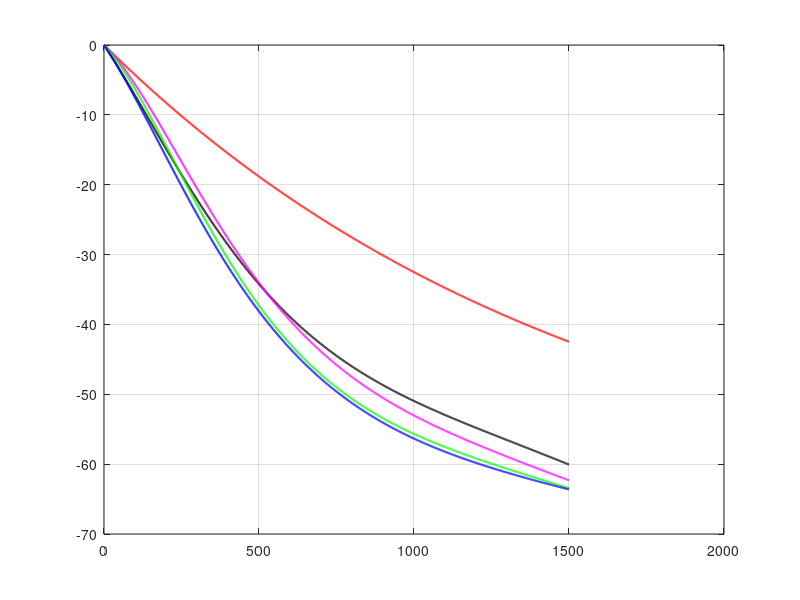

MATLAB code for this plot: (Note: this script raises an error after producing the figure.)
clc; clear;

% variable t for time (days)
t = 0:1:1500;

% Decay Rate
lambda = -0.0006371;

% Equation to model bone mineral density loss from spaceflight
BMD = ((-69) * exp(lambda * t) + 69) * -1;

% our formula for the rate of change of bone volume depending on myeloma is: BVC = -K1*OCa + K2*OBa (rate of formation minus rate of reapsortion)
% OCa = number of  active osteoclasts (time dependent)
% OBa = number of active osteoblasts (time dependent)
%we set a time range of 1 to 1600 days (4 years)
% K1 = Rate of reapsorption 
% K2 = Rate of formation 
% These rates change depending of how aggressive is the myeloma

% For a high proliferation rate of the cancer:
%OBa rate
y1_high = 5.618*10.^-10*t.^3 - 1.881*10.^-6*t.^2 + 0.002046*t + 0.9358;

%OCa rate 
y2_high = 3.412*10.^-10*t.^3 - 1.416*10^-06*t.^2 + 0.001951*t + 1.1097;

% We compute the bone volume percentage loss due to mm:
BVL_high = abs(-2*y1_high + 0.334*y2_high);

% For second highest proliferation rate of the cancer:
%OBa rate
y1_2high = 7.954*10.^-10*t.^3 - 2.499*10.^-6*t.^2 + 0.002571*t + 0.7264;

%OCa rate
y2_2high  = 2.171*10.^-10*t.^3 - 8.107*10.^-7*t.^2 + 0.001279*t + 1.133;

% We compute the bone volume percentage loss due to mm:
BVL_2high = abs(-2*y1_2high + 0.334*y2_2high);

% For the second lowest proliferation rate of the cancer:
%OBa rate
y1_2low = 7.111*10.^-10*t.^3 - 2.151*10.^-6*t.^2 + 0.002192*t + 0.671;

%OCa rate
y2_2low = 3.301*10.^-10*t.^3 - 9.891*10.^-7*t.^2 + 0.001193*t + 1.111;

% We compute the bone volume percentage loss due to mm:
BVL_2low = abs(-2*y1_2low + 0.334*y2_2low);

% For the  lowest proliferation rate of the cancer:
%OBa rate
y1_low = 5.381*10.^-10*t.^3 - 1.543*10.^-6*t.^2 +0.001343*t +0.9461;

%OCa rate
y2_low = 2.083*10.^-10*t.^3 - 6.61*10.^-7*t.^2 + 0.0007185*t + 1.119;

% We compute the bone volume percentage loss due to mm:
BVL_low = abs(-2*y1_low + 0.334*y2_low);

% integration of BMD loss with BV loss due to multiple myeloma:
TotalBMD_high = (((-69) * exp(lambda * t .* BVL_high) + 69) * -1 );
TotalBMD_2high = (((-69) * exp(lambda * t .* BVL_2high) + 69) * -1 );
TotalBMD_2low = (((-69) * exp(lambda * t .* BVL_2low) + 69) * -1 );
TotalBMD_low = (((-69) * exp(lambda * t .* BVL_low) + 69) * -1 );

% Plot for intial bone mineral density loss
figure
plot(t, BMD, 'r', 'LineWidth', 1.5)
grid on
hold on

% Plots for bmd loss with MM
plot(t,TotalBMD_low, 'k', 'LineWidth', 1.5);
hold on
plot(t,TotalBMD_2low, 'm', 'LineWidth', 1.5);
hold on
plot(t,TotalBMD_2high, 'g', 'LineWidth', 1.5);
hold on
plot(t,TotalBMD_high, 'b', 'LineWidth', 1.5);
hold on

% Addition of vertical line to indicate length of round trip mars mission
xline(1095, '--')
text(1095, max(BMD), 'Day 1095', 'VerticalAlignment', 'top', 'HorizontalAlignment', 'left');

legend('Pmm = 0.00/day', 'Pmm = 0.035/day', 'Pmm = 0.045/day', 'Pmm = 0.055/day', 'Pmm = 0.065/day')
lgd = legend;
lgd.FontSize = 12;
lgd.Title.String = 'Proliferation Rates';
title('BMD% Change with Microgravity and Multiple Myeloma Proliferation Rates')
xlabel("Time (days)")
ylabel("Bone Mineral Density Change (%)")
